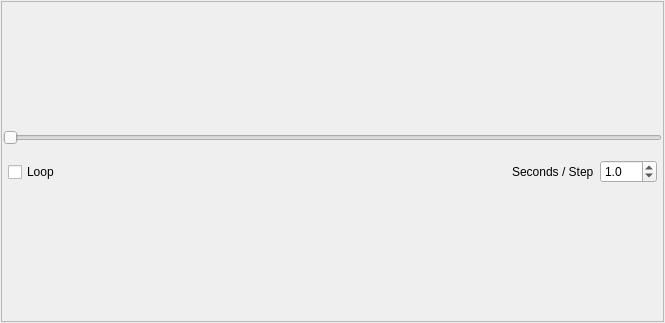
<ui version="4.0" >
 <class>AnimationControl</class>
 <widget class="QWidget" name="AnimationControl" >
  <property name="geometry" >
   <rect>
    <x>0</x>
    <y>0</y>
    <width>665</width>
    <height>323</height>
   </rect>
  </property>
  <property name="windowTitle" >
   <string>Form</string>
  </property>
  <layout class="QVBoxLayout" >
   <property name="leftMargin" >
    <number>1</number>
   </property>
   <property name="topMargin" >
    <number>1</number>
   </property>
   <property name="rightMargin" >
    <number>1</number>
   </property>
   <property name="bottomMargin" >
    <number>1</number>
   </property>
   <item>
    <widget class="QFrame" name="frame" >
     <property name="frameShape" >
      <enum>QFrame::StyledPanel</enum>
     </property>
     <property name="frameShadow" >
      <enum>QFrame::Sunken</enum>
     </property>
     <layout class="QVBoxLayout" >
      <property name="leftMargin" >
       <number>1</number>
      </property>
      <property name="topMargin" >
       <number>1</number>
      </property>
      <property name="rightMargin" >
       <number>1</number>
      </property>
      <property name="bottomMargin" >
       <number>1</number>
      </property>
      <item>
       <spacer>
        <property name="orientation" >
         <enum>Qt::Vertical</enum>
        </property>
        <property name="sizeHint" >
         <size>
          <width>20</width>
          <height>40</height>
         </size>
        </property>
       </spacer>
      </item>
      <item>
       <widget class="QSlider" name="_sliderSlider" >
        <property name="orientation" >
         <enum>Qt::Horizontal</enum>
        </property>
       </widget>
      </item>
      <item>
       <layout class="QHBoxLayout" >
        <item>
         <layout class="QHBoxLayout" >
          <property name="leftMargin" >
           <number>5</number>
          </property>
          <property name="topMargin" >
           <number>5</number>
          </property>
          <property name="rightMargin" >
           <number>5</number>
          </property>
          <property name="bottomMargin" >
           <number>5</number>
          </property>
          <item>
           <widget class="QCheckBox" name="_loopCheckBox" >
            <property name="sizePolicy" >
             <sizepolicy vsizetype="Fixed" hsizetype="Fixed" >
              <horstretch>0</horstretch>
              <verstretch>0</verstretch>
             </sizepolicy>
            </property>
            <property name="minimumSize" >
             <size>
              <width>0</width>
              <height>32</height>
             </size>
            </property>
            <property name="toolTip" >
             <string>&lt;html>&lt;head>&lt;meta name="qrichtext" content="1" />&lt;style type="text/css">
p, li { white-space: pre-wrap; }
&lt;/style>&lt;/head>&lt;body style=" font-family:'MS Shell Dlg 2'; font-size:8.25pt; font-weight:400; font-style:normal; text-decoration:none;">
&lt;p style=" margin-top:0px; margin-bottom:0px; margin-left:0px; margin-right:0px; -qt-block-indent:0; text-indent:0px;">If checked, the animation will loop continuously&lt;/p>&lt;/body>&lt;/html></string>
            </property>
            <property name="text" >
             <string>Loop</string>
            </property>
           </widget>
          </item>
          <item>
           <spacer>
            <property name="orientation" >
             <enum>Qt::Horizontal</enum>
            </property>
            <property name="sizeHint" >
             <size>
              <width>40</width>
              <height>20</height>
             </size>
            </property>
           </spacer>
          </item>
          <item>
           <widget class="QPushButton" name="_stepBackwardButton" >
            <property name="sizePolicy" >
             <sizepolicy vsizetype="Fixed" hsizetype="Fixed" >
              <horstretch>0</horstretch>
              <verstretch>0</verstretch>
             </sizepolicy>
            </property>
            <property name="minimumSize" >
             <size>
              <width>32</width>
              <height>32</height>
             </size>
            </property>
            <property name="maximumSize" >
             <size>
              <width>32</width>
              <height>32</height>
             </size>
            </property>
            <property name="baseSize" >
             <size>
              <width>32</width>
              <height>32</height>
             </size>
            </property>
            <property name="toolTip" >
             <string>&lt;html>&lt;head>&lt;meta name="qrichtext" content="1" />&lt;style type="text/css">
p, li { white-space: pre-wrap; }
&lt;/style>&lt;/head>&lt;body style=" font-family:'MS Shell Dlg 2'; font-size:8.25pt; font-weight:400; font-style:normal; text-decoration:none;">
&lt;p style=" margin-top:0px; margin-bottom:0px; margin-left:0px; margin-right:0px; -qt-block-indent:0; text-indent:0px;">&lt;span style=" font-size:8pt;">Take one step backward&lt;/span>&lt;/p>&lt;/body>&lt;/html></string>
            </property>
            <property name="text" >
             <string/>
            </property>
            <property name="iconSize" >
             <size>
              <width>16</width>
              <height>16</height>
             </size>
            </property>
            <property name="flat" >
             <bool>true</bool>
            </property>
           </widget>
          </item>
          <item>
           <widget class="QPushButton" name="_playBackwardButton" >
            <property name="sizePolicy" >
             <sizepolicy vsizetype="Fixed" hsizetype="Fixed" >
              <horstretch>0</horstretch>
              <verstretch>0</verstretch>
             </sizepolicy>
            </property>
            <property name="minimumSize" >
             <size>
              <width>32</width>
              <height>32</height>
             </size>
            </property>
            <property name="maximumSize" >
             <size>
              <width>32</width>
              <height>32</height>
             </size>
            </property>
            <property name="toolTip" >
             <string>&lt;html>&lt;head>&lt;meta name="qrichtext" content="1" />&lt;style type="text/css">
p, li { white-space: pre-wrap; }
&lt;/style>&lt;/head>&lt;body style=" font-family:'MS Shell Dlg 2'; font-size:8.25pt; font-weight:400; font-style:normal; text-decoration:none;">
&lt;p style=" margin-top:0px; margin-bottom:0px; margin-left:0px; margin-right:0px; -qt-block-indent:0; text-indent:0px;">&lt;span style=" font-size:8pt;">Play backward&lt;/span>&lt;/p>&lt;/body>&lt;/html></string>
            </property>
            <property name="text" >
             <string/>
            </property>
            <property name="flat" >
             <bool>true</bool>
            </property>
           </widget>
          </item>
          <item>
           <widget class="QPushButton" name="_stopButton" >
            <property name="sizePolicy" >
             <sizepolicy vsizetype="Fixed" hsizetype="Fixed" >
              <horstretch>0</horstretch>
              <verstretch>0</verstretch>
             </sizepolicy>
            </property>
            <property name="minimumSize" >
             <size>
              <width>32</width>
              <height>32</height>
             </size>
            </property>
            <property name="maximumSize" >
             <size>
              <width>32</width>
              <height>32</height>
             </size>
            </property>
            <property name="toolTip" >
             <string>&lt;html>&lt;head>&lt;meta name="qrichtext" content="1" />&lt;style type="text/css">
p, li { white-space: pre-wrap; }
&lt;/style>&lt;/head>&lt;body style=" font-family:'MS Shell Dlg 2'; font-size:8.25pt; font-weight:400; font-style:normal; text-decoration:none;">
&lt;p style=" margin-top:0px; margin-bottom:0px; margin-left:0px; margin-right:0px; -qt-block-indent:0; text-indent:0px; font-size:8pt;">Stop playing&lt;/p>&lt;/body>&lt;/html></string>
            </property>
            <property name="text" >
             <string/>
            </property>
            <property name="flat" >
             <bool>true</bool>
            </property>
           </widget>
          </item>
          <item>
           <widget class="QPushButton" name="_playForwardButton" >
            <property name="sizePolicy" >
             <sizepolicy vsizetype="Fixed" hsizetype="Fixed" >
              <horstretch>0</horstretch>
              <verstretch>0</verstretch>
             </sizepolicy>
            </property>
            <property name="minimumSize" >
             <size>
              <width>32</width>
              <height>32</height>
             </size>
            </property>
            <property name="maximumSize" >
             <size>
              <width>32</width>
              <height>32</height>
             </size>
            </property>
            <property name="toolTip" >
             <string>&lt;html>&lt;head>&lt;meta name="qrichtext" content="1" />&lt;style type="text/css">
p, li { white-space: pre-wrap; }
&lt;/style>&lt;/head>&lt;body style=" font-family:'MS Shell Dlg 2'; font-size:8.25pt; font-weight:400; font-style:normal; text-decoration:none;">
&lt;p style=" margin-top:0px; margin-bottom:0px; margin-left:0px; margin-right:0px; -qt-block-indent:0; text-indent:0px;">&lt;span style=" font-size:8pt;">Play forward&lt;/span>&lt;/p>&lt;/body>&lt;/html></string>
            </property>
            <property name="text" >
             <string/>
            </property>
            <property name="flat" >
             <bool>true</bool>
            </property>
           </widget>
          </item>
          <item>
           <widget class="QPushButton" name="_stepForwardButton" >
            <property name="sizePolicy" >
             <sizepolicy vsizetype="Fixed" hsizetype="Fixed" >
              <horstretch>0</horstretch>
              <verstretch>0</verstretch>
             </sizepolicy>
            </property>
            <property name="minimumSize" >
             <size>
              <width>32</width>
              <height>32</height>
             </size>
            </property>
            <property name="maximumSize" >
             <size>
              <width>32</width>
              <height>32</height>
             </size>
            </property>
            <property name="toolTip" >
             <string>&lt;html>&lt;head>&lt;meta name="qrichtext" content="1" />&lt;style type="text/css">
p, li { white-space: pre-wrap; }
&lt;/style>&lt;/head>&lt;body style=" font-family:'MS Shell Dlg 2'; font-size:8.25pt; font-weight:400; font-style:normal; text-decoration:none;">
&lt;p style=" margin-top:0px; margin-bottom:0px; margin-left:0px; margin-right:0px; -qt-block-indent:0; text-indent:0px;">&lt;span style=" font-size:8pt;">Take one step forward&lt;/span>&lt;/p>&lt;/body>&lt;/html></string>
            </property>
            <property name="text" >
             <string/>
            </property>
            <property name="iconSize" >
             <size>
              <width>16</width>
              <height>16</height>
             </size>
            </property>
            <property name="flat" >
             <bool>true</bool>
            </property>
           </widget>
          </item>
          <item>
           <spacer>
            <property name="orientation" >
             <enum>Qt::Horizontal</enum>
            </property>
            <property name="sizeHint" >
             <size>
              <width>40</width>
              <height>20</height>
             </size>
            </property>
           </spacer>
          </item>
         </layout>
        </item>
        <item>
         <layout class="QHBoxLayout" >
          <property name="leftMargin" >
           <number>5</number>
          </property>
          <property name="topMargin" >
           <number>5</number>
          </property>
          <property name="rightMargin" >
           <number>5</number>
          </property>
          <property name="bottomMargin" >
           <number>5</number>
          </property>
          <item>
           <widget class="QLabel" name="label" >
            <property name="text" >
             <string>Seconds / Step</string>
            </property>
           </widget>
          </item>
          <item>
           <widget class="QDoubleSpinBox" name="_speedSpinBox" >
            <property name="toolTip" >
             <string>&lt;html>&lt;head>&lt;meta name="qrichtext" content="1" />&lt;style type="text/css">
p, li { white-space: pre-wrap; }
&lt;/style>&lt;/head>&lt;body style=" font-family:'MS Shell Dlg 2'; font-size:8.25pt; font-weight:400; font-style:normal; text-decoration:none;">
&lt;p style=" margin-top:0px; margin-bottom:0px; margin-left:0px; margin-right:0px; -qt-block-indent:0; text-indent:0px;">Set the number of seconds between animation steps&lt;/p>&lt;/body>&lt;/html></string>
            </property>
            <property name="prefix" >
             <string/>
            </property>
            <property name="decimals" >
             <number>1</number>
            </property>
            <property name="minimum" >
             <double>0.100000000000000</double>
            </property>
            <property name="maximum" >
             <double>100.000000000000000</double>
            </property>
            <property name="singleStep" >
             <double>0.100000000000000</double>
            </property>
            <property name="value" >
             <double>1.000000000000000</double>
            </property>
           </widget>
          </item>
         </layout>
        </item>
       </layout>
      </item>
      <item>
       <spacer>
        <property name="orientation" >
         <enum>Qt::Vertical</enum>
        </property>
        <property name="sizeHint" >
         <size>
          <width>20</width>
          <height>40</height>
         </size>
        </property>
       </spacer>
      </item>
     </layout>
    </widget>
   </item>
  </layout>
 </widget>
 <resources/>
 <connections/>
</ui>
